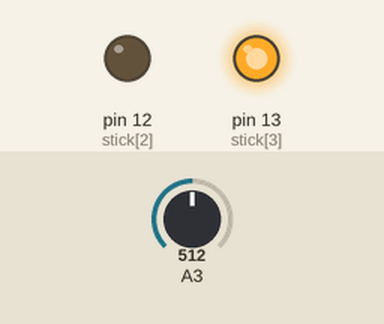
Recording of a sketch running on a simulated Arduino Uno, built with avr-gcc and run on an emulated ATmega328P. On the bench: output pins drawn as LEDs (lit = HIGH). The inputs (shaded band) are chosen by the test bench; at power-on: A3 = 512. Pins used as bus, display or sensor lines are not drawn; what the sketch prints to the serial monitor is not drawn.

Above: at 1.2 s.
1.3 s: A3 set to 716
At 1.7 s:
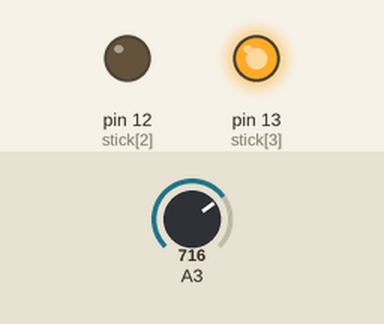
2.8 s: A3 set to 306
At 4.0 s:
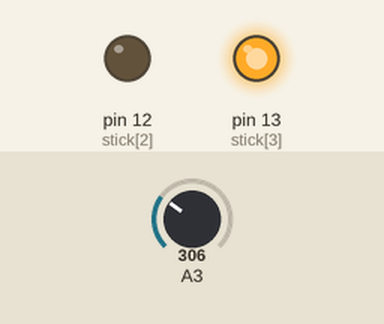
4.3 s: A3 set to 900
At 5.3 s:
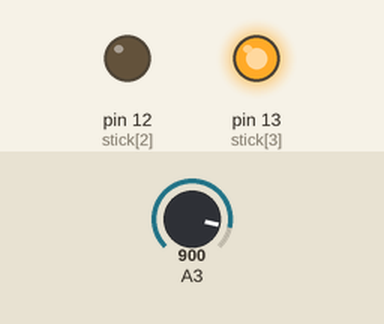
5.8 s: A3 set to 1023
At 6.5 s:
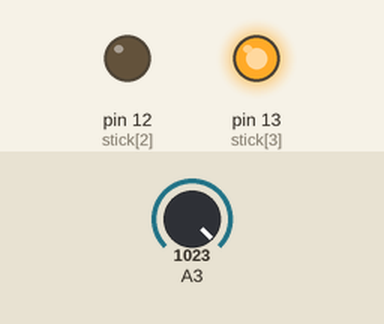
Timing chart, 0 to 8.3 s (numbered marks = the images above; inputs shaded):
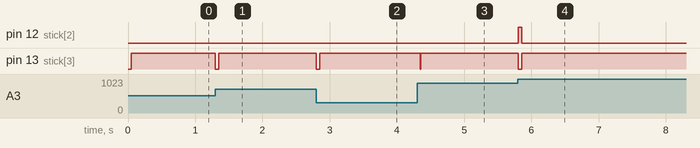

Measured:
- after the input at 1.3 s, pin 13 (stick[3]): HIGH → LOW at once, → HIGH 0.05 s later
- after the input at 2.8 s, pin 13 (stick[3]): HIGH → LOW at once, → HIGH 0.05 s later
- after the input at 4.3 s, pin 13 (stick[3]): HIGH → LOW at once, → HIGH 0.01 s later
- after the input at 5.8 s, pin 12 (stick[2]): LOW → HIGH at once, → LOW 0.05 s later; pin 13 (stick[3]): HIGH → LOW at once, → HIGH 0.05 s later

The sketch:

CharlieStickVU.ino
```cpp
//Project:
//Author: Josh Dolgin
//Date: YY/MM/DD
//Status:
#define PinCon 0
#define PinState 1

#define LED_COUNT 12
#define numPin 4
uint8_t VCC = A1;
uint8_t GND = A0;

const int sampleTime = 50; // Sample window width in mS
uint16_t soundSample;
uint8_t stick[] = {10, 11, 12, 13,};
int configuration[LED_COUNT][2][4] = {
  //           PIN_CONFIG                  PIN_STATE
  //    A       B       C      D         A     B    C    D
  { { INPUT, INPUT, OUTPUT, OUTPUT }, { LOW, LOW, LOW, HIGH } }, // AB 1
  { { INPUT, INPUT, OUTPUT, OUTPUT }, { LOW, LOW, HIGH, LOW } }, // BA 2
  { { INPUT, OUTPUT, OUTPUT, INPUT }, { LOW, LOW, HIGH, LOW } }, // BC 3
  { { INPUT, OUTPUT, OUTPUT, INPUT }, { LOW, HIGH, LOW, LOW } }, // CB 4
  { { OUTPUT, OUTPUT, INPUT, INPUT }, { LOW, HIGH, LOW, LOW } }, // AC 5
  { { OUTPUT, OUTPUT, INPUT, INPUT }, { HIGH, LOW, LOW, LOW } }, // CA 6
  { { INPUT, OUTPUT, INPUT, OUTPUT }, { LOW, LOW, LOW, HIGH } }, // AD 7
  { { INPUT, OUTPUT, INPUT, OUTPUT }, { LOW, HIGH, LOW, LOW } }, // DA 8
  { { OUTPUT, INPUT, OUTPUT, INPUT }, { LOW, LOW, HIGH, LOW } }, // BD 9
  { { OUTPUT, INPUT, OUTPUT, INPUT }, { HIGH, LOW, LOW, LOW } }, // DB 10
  { { OUTPUT, INPUT, INPUT, OUTPUT }, { LOW, LOW, LOW, HIGH } }, // CD 11
  { { OUTPUT, INPUT, INPUT, OUTPUT }, { HIGH, LOW, LOW, LOW } }  // DC 12
};

void setup() {
  Serial.begin(9600);
  pinMode(GND, OUTPUT);
  pinMode(VCC, OUTPUT);
  digitalWrite(VCC, HIGH);
  digitalWrite(GND, LOW);
}

void loop() {
  uint32_t startMillis = millis(); // Start of sample window
  uint16_t soundReading = 0;   //Sets the soundLevel to 0
  uint16_t signalMaximum = 0; // establsihes a signal maximum
  uint16_t signalMinimum = 1024; // establishes a signal minimum

  while (millis() - startMillis < sampleTime)  // collect data for 50 mS
  {
    soundSample = analogRead(A3);//Read volts on analog pin 0, out pin of the mic
    if (soundSample < 1024)  //If sound sample is less than the minimum value
    {
      if (soundSample > signalMaximum) //If sound sample is greater than the maximum value
      {
        signalMaximum = soundSample;  // Set the signal maximum to equal sample
      }
      else if (soundSample < signalMinimum) //if the sound level is greater than the minimum value
      {
        signalMinimum = soundSample;  // set the signal minimum to equal sample
      }
    }
  }
  soundReading = signalMaximum - signalMinimum; // Max value- min value = soundLevel
  float voltReading = (soundReading * 5.0) / 1024;  // Convert to volts
  voltReading = voltReading * 10; //Multiplies the volt reading by 10 in order to use integer values.
  voltReading = constrain(voltReading, 2, 24);//Constrain volt values between 2 - 24
  voltReading = map(voltReading, 2, 24, 1, LED_COUNT);//Map the volt reading to a value between 1 and 5
  Serial.println(voltReading);
    for (uint8_t l = 0; l < voltReading; l++) {
      for (uint8_t i = 0; i < numPin; i++) {
        pinMode(stick[i], configuration[l][PinCon][i]);
        digitalWrite(stick[i], configuration[l][PinState][i]);
      }
    }
}
```
